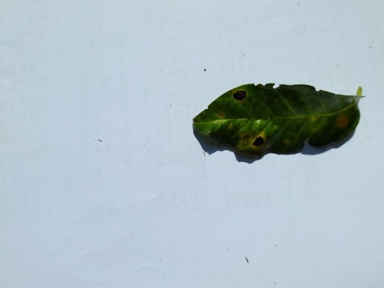
#> input picture apps/web/samples/cercospora.jpg, 384 x 288 px
$ python -i leafmask.py   (imports and definitions only)
#> lines starting #> are read from the running program, lines starting #| are printed output that depends on the picture; after the words box and inside, x2 and y2 are one past the last pixel; in counts of white or black regions, pixels touching at a corner belong together
#> further down, picture is the input picture: PIL image 384x288 RGB; mean R, G, B 174.8, 191.2, 199.6
"""Colour-based leaf segmentation for the shortcut test and the CAM leaf-focus score.

Backgrounds in this dataset are mostly white or blue paper (low saturation or blue hue)
and, for field photos, soil and foliage. A pixel counts as plant when it is saturated
and not blue; the largest connected component (holes filled, so lesions stay inside)
is the leaf. On field photos surrounding foliage can join the mask - a known limit,
reported with the results.
"""

from __future__ import annotations

import numpy as np
from PIL import Image


def leaf_mask(img: Image.Image) -> np.ndarray:
    import cv2

    rgb = np.asarray(img.convert("RGB"))
    hsv = cv2.cvtColor(rgb, cv2.COLOR_RGB2HSV)  # H in [0, 180)
#> hsv: shape (288, 384, 3); mean H, S, V 97.6, 47.8, 202.4
    h, s, v = hsv[..., 0], hsv[..., 1], hsv[..., 2]
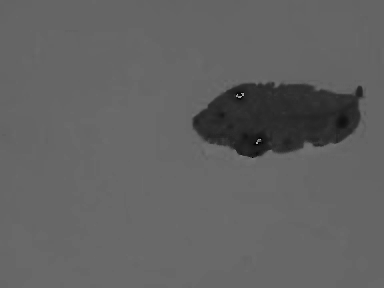
#> h: shape (288, 384); min 0, max 177, mean 97.6
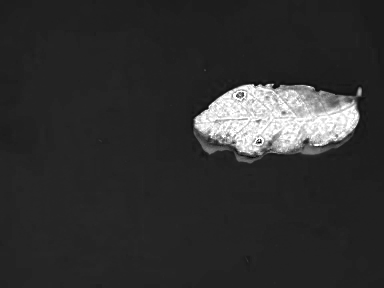
#> s: shape (288, 384); min 0, max 255, mean 47.8
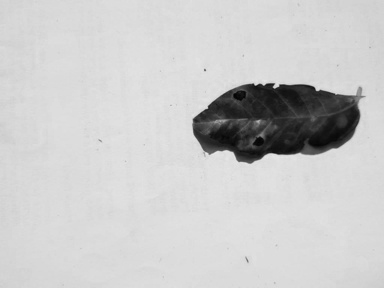
#> v: shape (288, 384); min 2, max 232, mean 202.4
    # saturated non-blue pixels (green/yellow/brown leaf and lesions) + dark pixels (the
    # very dark Cercospora leaves are barely saturated; paper backgrounds are bright)
    plant = ((s > 45) & (v > 25) & ((h < 95) | (h > 165))) | (v < 90)
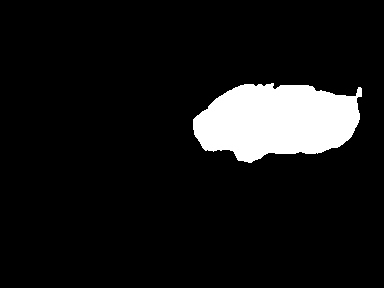
#> plant: shape (288, 384) bool; 8.9% white; 1 white region, box (x1, y1, x2, y2) and area: (193, 83, 362, 163) 9885
    plant = plant.astype(np.uint8)
    k = cv2.getStructuringElement(cv2.MORPH_ELLIPSE, (7, 7))
    plant = cv2.morphologyEx(plant, cv2.MORPH_CLOSE, k, iterations=2)
#> plant: shape (288, 384); values 0 (black) and 1 (white), 9% white; 1 white region, box (x1, y1, x2, y2) and area: (193, 83, 362, 163) 9938
    plant = cv2.morphologyEx(plant, cv2.MORPH_OPEN, k)
#> plant: shape (288, 384); values 0 (black) and 1 (white), 9% white; 1 white region, box (x1, y1, x2, y2) and area: (193, 83, 362, 163) 9909
    n, lab, stats, _ = cv2.connectedComponentsWithStats(plant, connectivity=8)
#> n = 2; stats = [[0, 0, 384, 288, 100683], [193, 83, 169, 80, 9909]]
    if n <= 1:
        return np.zeros(plant.shape, bool)
    biggest = 1 + int(np.argmax(stats[1:, cv2.CC_STAT_AREA]))
#> biggest = 1
    mask = (lab == biggest).astype(np.uint8)
    # fill holes: everything not reachable from the border through background is leaf
    flood = mask.copy()
    ff = np.zeros((mask.shape[0] + 2, mask.shape[1] + 2), np.uint8)
    for y, x in ((0, 0), (0, mask.shape[1] - 1), (mask.shape[0] - 1, 0)):
        if flood[y, x] == 0:
            cv2.floodFill(flood, ff, (x, y), 1)
#> flood: shape (288, 384); every value is 1
    return (mask | (1 - flood)).astype(bool)


def apply_mask(img: Image.Image, mask: np.ndarray, keep: bool, fill: int = 128) -> Image.Image:
    """``keep=True`` keeps the masked region (leaf-only); False removes it (background-only)."""
    a = np.asarray(img.convert("RGB")).copy()
    region = ~mask if keep else mask
    a[region] = fill
    return Image.fromarray(a)

>>> from PIL import Image
>>> picture = Image.open('../../../apps/web/samples/cercospora.jpg')
>>> result = leaf_mask(picture)
